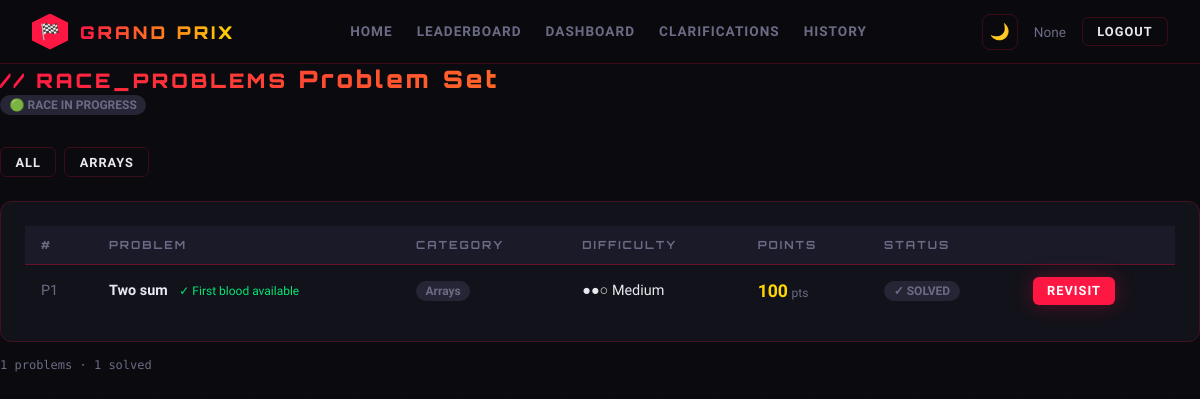
Page /contest (signed in) on the committed database.
### tables this page shows
CREATE TABLE problems (
            id INTEGER PRIMARY KEY AUTOINCREMENT,
            title TEXT NOT NULL,
            description TEXT NOT NULL,
            constraints TEXT,
            sample_input TEXT,
            sample_output TEXT,
            difficulty TEXT DEFAULT 'Medium',
            points INTEGER DEFAULT 100,
            category TEXT DEFAULT 'Arrays',
            visible INTEGER DEFAULT 0,
            created_at TEXT DEFAULT CURRENT_TIMESTAMP
        );

### app.py (the view)
@app.route('/contest')
@login_required
def contest():
    conn = get_db()
    problems = conn.execute('SELECT * FROM problems WHERE visible=1 ORDER BY difficulty').fetchall()
    team_row = conn.execute('''
        SELECT t.* FROM teams t JOIN team_members tm ON t.id=tm.team_id WHERE tm.user_id=?
    ''', (session['user_id'],)).fetchone()
    team = dict(team_row) if team_row else None
    solved_ids = set()
    if team:
        solved = conn.execute('SELECT DISTINCT problem_id FROM submissions WHERE team_id=? AND status="Accepted"', (team['id'],)).fetchall()
        solved_ids = {r['problem_id'] for r in solved}
    settings = {}
    for row in conn.execute('SELECT key, value FROM contest_settings'):
        settings[row['key']] = row['value']
    conn.close()
    return render_template('contest.html', problems=problems, team=team, solved_ids=solved_ids, settings=settings)

### app.py (called while the page is built)
def get_db():
    conn = sqlite3.connect(DB_PATH)
    conn.row_factory = sqlite3.Row
    return conn

def login_required(f):
    @wraps(f)
    def decorated(*args, **kwargs):
        if 'user_id' not in session:
            return redirect(url_for('login'))
        return f(*args, **kwargs)
    return decorated

### contest.html (shortened to what this page needs)
{% extends 'base.html' %}
{% block content %}
<div class="page-header">
  <div class="page-title">
    <small>// RACE_PROBLEMS</small>
    Problem Set
  </div>
  {% if settings.get('contest_status') == 'active' %}
  <span class="badge badge-green">🟢 RACE IN PROGRESS</span>
  {% elif settings.get('contest_status') == 'upcoming' %}
  <span class="badge badge-gold">⏳ RACE UPCOMING</span>
  {% else %}
  <span class="badge badge-muted">{{ settings.get('contest_status','').upper() }}</span>
  {% endif %}
</div>
{% if problems %}
<div style="display: flex; gap: 0.5rem; flex-wrap: wrap; margin-bottom: 1.5rem;">
  <button class="btn btn-outline btn-sm filter-btn active" onclick="filterCat('all', this)">All</button>
  {% set cats = [] %}
  {% for cat in cats %}
  <button class="btn btn-outline btn-sm filter-btn" onclick="filterCat('{{ cat }}', this)">{{ cat }}</button>
  {% endfor %}
</div>
<div class="card">
  <table id="problems-table">
    <thead>
      <tr>
        <th>#</th>
        <th>Problem</th>
        <th>Category</th>
        <th>Difficulty</th>
        <th>Points</th>
        <th>Status</th>
        <th></th>
      </tr>
    </thead>
    <tbody>
      {% for p in problems %}
      <tr class="prob-row" data-cat="{{ p.category }}">
        <td class="mono" style="color: var(--muted)">P{{ loop.index }}</td>
        <td>
          <strong>{{ p.title }}</strong>
          {% if p.id in solved_ids %} <span style="color: var(--green); font-size: 0.75rem; margin-left: 0.5rem;">✓ First blood available</span>{% endif %}
        </td>
        <td><span class="badge badge-blue">{{ p.category }}</span></td>
        <td>
          <span class="diff-{{ p.difficulty|lower }}">
            {{ '●●●' if p.difficulty == 'Hard' else ('●●○' if p.difficulty == 'Medium' else '●○○') }}
            {{ p.difficulty }}
          </span>
        </td>
        <td>
          <span class="mono" style="color: var(--gold); font-size: 1.1rem; font-weight: 700">{{ p.points }}</span>
          <span style="color: var(--muted); font-size: 0.75rem">pts</span>
        </td>
        <td>
          {% if p.id in solved_ids %}
            <span class="badge badge-green">✓ SOLVED</span>
          {% else %}
            <span class="badge badge-muted">UNSOLVED</span>
          {% endif %}
        </td>
        <td>
          <a href="/problem/{{ p.id }}" class="btn btn-primary btn-sm">
            {% if p.id in solved_ids %}Revisit{% else %}Solve →{% endif %}
          </a>
        </td>
      </tr>
      {% endfor %}
    </tbody>
  </table>
</div>
<div style="margin-top: 1rem; color: var(--muted); font-family: 'Share Tech Mono', monospace; font-size: 0.75rem;">
  {{ problems|length }} problems · {{ solved_ids|length }} solved
</div>
{% else %}
<div class="card" style="text-align: center; padding: 4rem;">
  <div style="font-family: 'Orbitron', monospace; font-size: 3rem; margin-bottom: 1rem;">🏁</div>
  <div style="font-family: 'Orbitron', monospace; font-size: 1rem; color: var(--muted);">Problems will be revealed when the race starts</div>
</div>
{% endif %}
{% endblock %}

### templates/base.html (style rules this page uses)
:root { --red: #FF1744; --gold: #FFD600; --carbon: #0A0A0F; --surface: #12121A; --surface2: #1A1A28; --surface3: #252535; --border: rgba(255,23,68,0.2); --text: #E8E8F0; --muted: #6B6B85; --green: #00E676; --blue: #2979FF; --orange: #FF6D00; --glow: 0 0 20px rgba(255,23,68,0.4); --gold-glow: 0 0 20px rgba(255,214,0,0.4); }
* { margin:0;padding:0;box-sizing:border-box }
html { scroll-behavior:smooth }
body { background:var(--carbon);color:var(--text);font-family:'Rajdhani',sans-serif;min-height:100vh; overflow-x:hidden;transition:background .3s,color .3s }
body::before { content:'';position:fixed;inset:0;z-index:-1; background: repeating-linear-gradient( 90deg, transparent, transparent 50px, rgba(255,23,68,0.015) 50px, rgba(255,23,68,0.015) 51px ), repeating-linear-gradient( 0deg, transparent, transparent 50px, rgba(255,23,68,0.015) 50px, rgba(255,23,68,0.015) 51px ) }
.btn { display:inline-flex;align-items:center;gap:8px;padding:.6rem 1.4rem;border-radius:6px; font-family:'Rajdhani',sans-serif;font-weight:600;font-size:.9rem;letter-spacing:1px; text-transform:uppercase;cursor:pointer;border:none;transition:all .2s;text-decoration:none }
.btn-primary { background:var(--red);color:#fff;box-shadow:0 0 20px rgba(255,23,68,0.3) }
.btn-outline { background:transparent;color:var(--text);border:1px solid var(--border) }
.btn-sm { padding:.4rem .9rem;font-size:.8rem }
.card { background:var(--surface);border:1px solid var(--border);border-radius:12px;padding:1.5rem; transition:border-color .2s,box-shadow .2s }
table { width:100%;border-collapse:collapse }
th { background:var(--surface2);padding:.75rem 1rem;text-align:left;font-family:'Orbitron',monospace; font-size:.7rem;letter-spacing:2px;color:var(--muted);text-transform:uppercase;border-bottom:1px solid var(--border) }
td { padding:.75rem 1rem;border-bottom:1px solid rgba(255,23,68,0.05);font-size:.9rem;vertical-align:middle }
tr:last-child td { border-bottom:none }
.page-header { margin-bottom:2rem }
.page-title { font-family:'Orbitron',monospace;font-weight:900;font-size:1.5rem;letter-spacing:3px; background:linear-gradient(90deg,var(--red),var(--gold));-webkit-background-clip:text; -webkit-text-fill-color:transparent }
.badge { display:inline-flex;align-items:center;gap:4px;padding:.2rem .6rem;border-radius:20px; font-size:.75rem;font-weight:700;background:var(--surface3);color:var(--muted) }

### rows in the picture
problems: category "ARRAYS", title "Two sum", shows "✓ First blood available", category "Arrays", difficulty "●●○", difficulty "Medium", points "100", shows "✓ SOLVED", shows "REVISIT"

### other values in the picture
{{ session.get('name') }} "None"
{{ problems|length }} "1"
{{ solved_ids|length }} "1"
